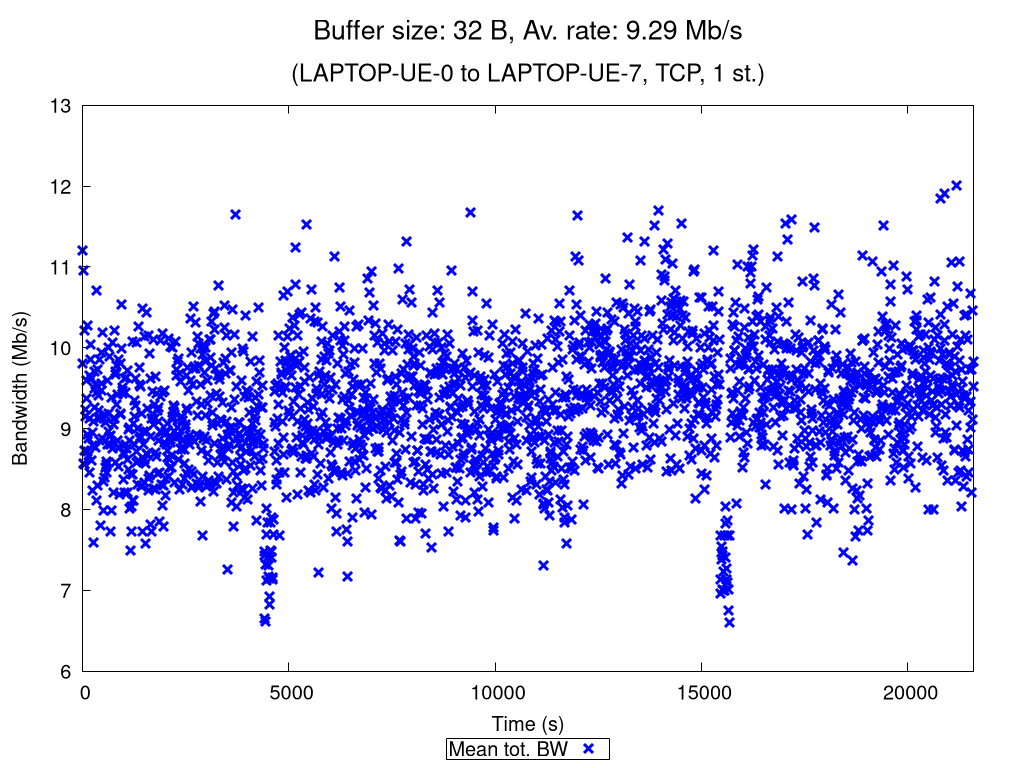

Here is the gnuplot script that generated this plot:
set terminal pngcairo nocrop enhanced size 1024,768 font "Verdana,15"
set output "TCP_1_st_2020_11_25_16-04-39_one2two_00032B.png"

set title "{/=20 Buffer size: 32 B, Av. rate: 9.29 Mb/s}\n\n{/=18 (LAPTOP-UE-0 to LAPTOP-UE-7, TCP, 1 st.)}"

set xlabel "Time (s)"
set ylabel "Bandwidth (Mb/s)"
set ytics nomirror
set key bmargin center horizontal box samplen 1 width -1
set bmargin 4.6
set rmargin 4.5

rf = 1000000.0  # rate factor
set style fill transparent solid 0.2 noborder
set autoscale xfix
plot "TCP_1_st_2020_11_25_16-04-39_one2two_00032B_iperf_processed.dat" using 1:($2/rf-$3/rf):($2/rf+$3/rf) with filledcurves lc rgb "blue" notitle, \
     "" using 1:($2/rf) with points pt 2 ps 1.5 lw 3 lc rgb "blue" title "Mean tot. BW", \
